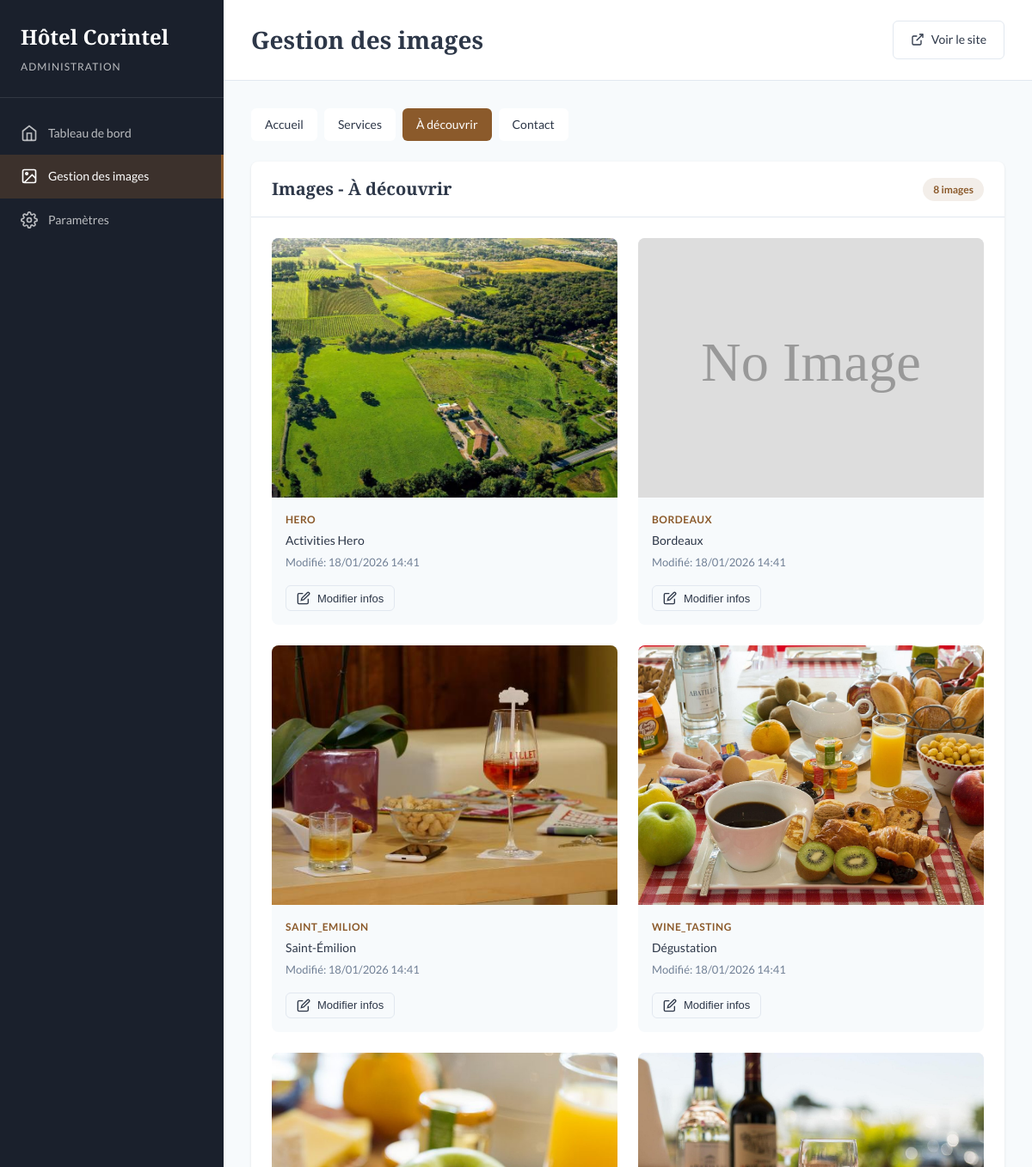
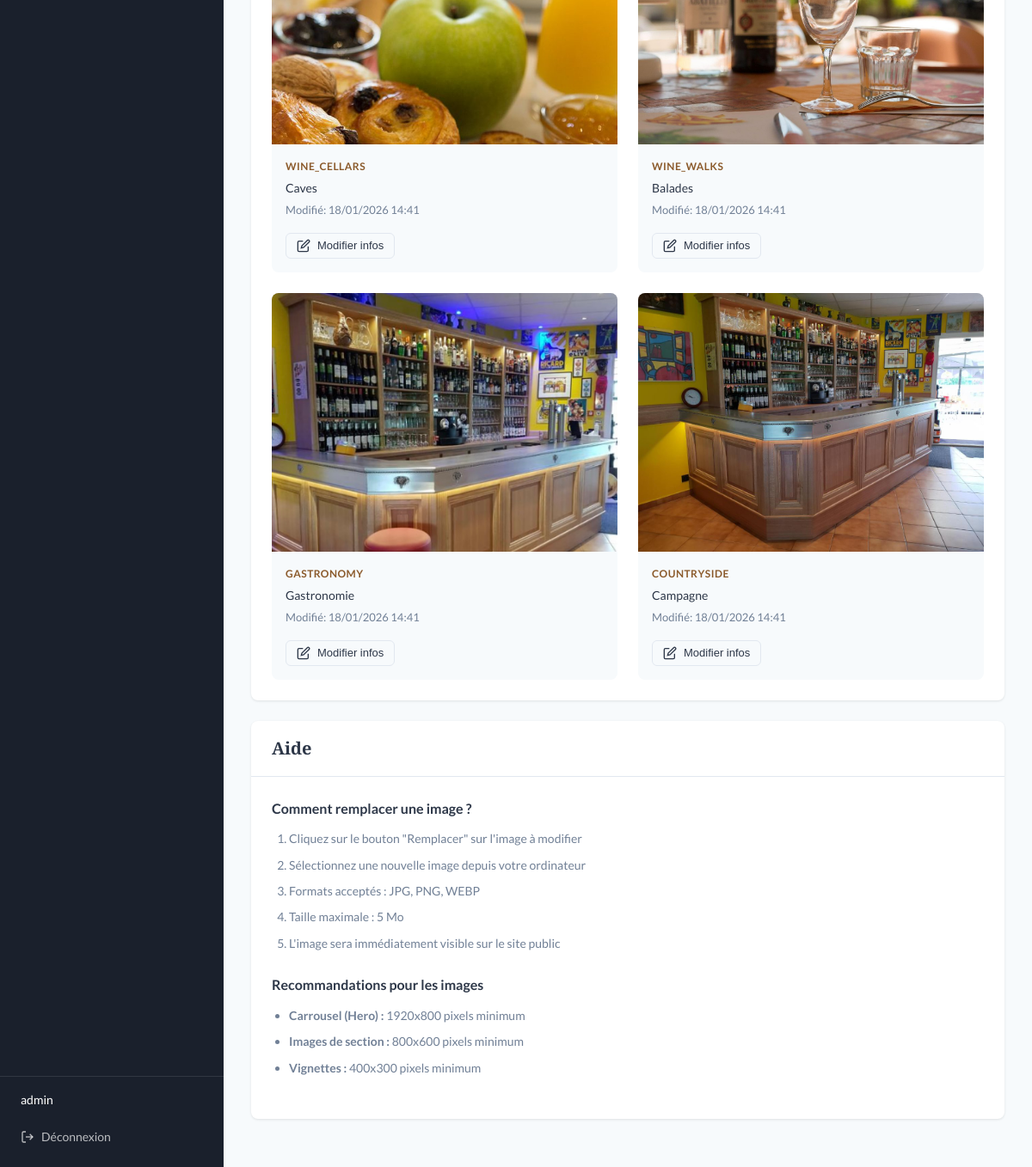
Screenshot of /admin/images.php?section=activities (signed in) with the database file from the repository (2 pictures, top to bottom).
### tables this page shows
CREATE TABLE IF NOT EXISTS images (
    id INT AUTO_INCREMENT PRIMARY KEY,
    filename VARCHAR(255) NOT NULL,
    original_filename VARCHAR(255),
    section VARCHAR(50) NOT NULL,
    position INT NOT NULL DEFAULT 1,
    slot_name VARCHAR(100),
    title VARCHAR(255),
    alt_text VARCHAR(255),
    created_at DATETIME DEFAULT CURRENT_TIMESTAMP,
    updated_at DATETIME DEFAULT CURRENT_TIMESTAMP ON UPDATE CURRENT_TIMESTAMP,
    UNIQUE KEY unique_section_position (section, position),
    INDEX idx_section (section)
);

### includes/auth.php (called while the page is built, shortened)
<?php
function getCurrentAdmin(): ?array {
    $pdo = getDatabase();
    $stmt = $pdo->prepare('SELECT id, username, email, last_login FROM admins WHERE id = ?');
    $stmt->execute([$_SESSION['admin_id']]);
    return $stmt->fetch() ?: null;
}

### includes/functions.php (called while the page is built, shortened)
<?php
function getImagesBySection(string $section): array {
    $pdo = getDatabase();
    $stmt = $pdo->prepare('SELECT * FROM images WHERE section = ? ORDER BY position ASC');
    $stmt->execute([$section]);
    return $stmt->fetchAll();
}
function getAllSections(): array {
    return [
        'home' => 'Accueil',
        'services' => 'Services',
        'activities' => 'À découvrir',
        'contact' => 'Contact'
    ];
}
function h(string $string): string {
    return htmlspecialchars($string, ENT_QUOTES, 'UTF-8');
}
function formatDate(?string $date): string {
    return date('d/m/Y H:i', strtotime($date));
}

### admin/images.php (the view, shortened to what this page needs)
<?php
require_once __DIR__ . '/../includes/auth.php';
require_once __DIR__ . '/../includes/functions.php';
$admin = getCurrentAdmin();
$sections = getAllSections();
$currentSection = $_GET['section'] ?? 'home';
$images = getImagesBySection($currentSection);
?>
<!DOCTYPE html>
<html lang="fr">
<head>
    <link rel="stylesheet" href="admin-style.css">
</head>
<body>
    <div class="admin-layout">
        <aside class="admin-sidebar">
            <div class="sidebar-header">
                <h2>Hôtel Corintel</h2>
                <span>Administration</span>
            </div>
            <nav class="sidebar-nav">
                <a href="index.php" class="nav-item">
                    <svg viewBox="0 0 24 24" fill="none" stroke="currentColor" stroke-width="2">
                        <path d="M3 9l9-7 9 7v11a2 2 0 0 1-2 2H5a2 2 0 0 1-2-2z"/>
                        <polyline points="9 22 9 12 15 12 15 22"/>
                    </svg>
                    Tableau de bord
                </a>
                <a href="images.php" class="nav-item active">
                    <svg viewBox="0 0 24 24" fill="none" stroke="currentColor" stroke-width="2">
                        <rect x="3" y="3" width="18" height="18" rx="2" ry="2"/>
                        <circle cx="8.5" cy="8.5" r="1.5"/>
                        <polyline points="21 15 16 10 5 21"/>
                    </svg>
                    Gestion des images
                </a>
                <a href="settings.php" class="nav-item">
                    Paramètres
                </a>
            </nav>
            <div class="sidebar-footer">
                <div class="user-info">
                    <span class="user-name"><?= h($admin['username']) ?></span>
                </div>
                <a href="logout.php" class="logout-btn">
                    <svg viewBox="0 0 24 24" fill="none" stroke="currentColor" stroke-width="2">
                        <path d="M9 21H5a2 2 0 0 1-2-2V5a2 2 0 0 1 2-2h4"/>
                        <polyline points="16 17 21 12 16 7"/>
                        <line x1="21" y1="12" x2="9" y2="12"/>
                    </svg>
                    Déconnexion
                </a>
            </div>
        </aside>
        <main class="admin-main">
            <header class="admin-header">
                <h1>Gestion des images</h1>
                <a href="../index.html" target="_blank" class="btn btn-outline">
                    <svg viewBox="0 0 24 24" fill="none" stroke="currentColor" stroke-width="2">
                        <path d="M18 13v6a2 2 0 0 1-2 2H5a2 2 0 0 1-2-2V8a2 2 0 0 1 2-2h6"/>
                        <polyline points="15 3 21 3 21 9"/>
                        <line x1="10" y1="14" x2="21" y2="3"/>
                    </svg>
                    Voir le site
                </a>
            </header>
            <div class="admin-content">
                <div class="section-tabs">
                    <?php foreach ($sections as $key => $name): ?>
                        <a href="?section=<?= h($key) ?>"
                           class="section-tab <?= $key === $currentSection ? 'active' : '' ?>">
                            <?= h($name) ?>
                        </a>
                    <?php endforeach; ?>
                </div>
                <div class="card">
                    <div class="card-header">
                        <h2>Images - <?= h($sections[$currentSection]) ?></h2>
                        <span class="badge"><?= count($images) ?> images</span>
                    </div>
                    <div class="card-body">
                        <?php if (empty($images)): ?>
                            <p class="empty-state">Aucune image configurée pour cette section.</p>
                        <?php else: ?>
                            <div class="images-grid">
                                <?php foreach ($images as $image): ?>
                                    <div class="image-card" data-id="<?= $image['id'] ?>">
                                        <div class="image-preview">
                                        </div>
                                        <div class="image-info">
                                            <span class="image-slot"><?= h($image['slot_name'] ?? 'Position ' . $image['position']) ?></span>
                                            <span class="image-title"><?= h($image['title'] ?? 'Sans titre') ?></span>
                                            <span class="image-date">Modifié: <?= formatDate($image['updated_at']) ?></span>
                                        </div>
                                        <div class="image-actions">
                                            <button type="button" class="btn btn-sm btn-outline" onclick="openEditModal(<?= htmlspecialchars(json_encode($image)) ?>)">
                                                <svg viewBox="0 0 24 24" fill="none" stroke="currentColor" stroke-width="2">
                                                    <path d="M11 4H4a2 2 0 0 0-2 2v14a2 2 0 0 0 2 2h14a2 2 0 0 0 2-2v-7"/>
                                                    <path d="M18.5 2.5a2.121 2.121 0 0 1 3 3L12 15l-4 1 1-4 9.5-9.5z"/>
                                                </svg>
                                                Modifier infos
                                            </button>
                                        </div>
                                    </div>
                                <?php endforeach; ?>
                            </div>
                        <?php endif; ?>
                    </div>
                </div>
                <div class="card">
                    <div class="card-header">
                        <h2>Aide</h2>
                    </div>
                    <div class="card-body">
                        <div class="help-content">
                            <h4>Comment remplacer une image ?</h4>
                            <ol>
                                <li>Cliquez sur le bouton "Remplacer" sur l'image à modifier</li>
                                <li>Sélectionnez une nouvelle image depuis votre ordinateur</li>
                                <li>Formats acceptés : JPG, PNG, WEBP</li>
                                <li>Taille maximale : 5 Mo</li>
                                <li>L'image sera immédiatement visible sur le site public</li>
                            </ol>
                            <h4>Recommandations pour les images</h4>
                            <ul>
                                <li><strong>Carrousel (Hero) :</strong> 1920x800 pixels minimum</li>
                                <li><strong>Images de section :</strong> 800x600 pixels minimum</li>
                                <li><strong>Vignettes :</strong> 400x300 pixels minimum</li>
                            </ul>
                        </div>
                    </div>
                </div>
            </div>
        </main>
    </div>
</body>
</html>

### rows the page displays
images: slot_name "HERO", title "Activities Hero", updated_at "18/01/2026 14:41"
images: slot_name "BORDEAUX", title "Bordeaux", updated_at "18/01/2026 14:41"
images: slot_name "SAINT_EMILION", title "Saint-Émilion", updated_at "18/01/2026 14:41"
images: slot_name "WINE_TASTING", title "Dégustation", updated_at "18/01/2026 14:41"
images: slot_name "WINE_CELLARS", title "Caves", updated_at "18/01/2026 14:41"
images: slot_name "WINE_WALKS", title "Balades", updated_at "18/01/2026 14:41"
images: slot_name "GASTRONOMY", title "Gastronomie", updated_at "18/01/2026 14:41"
images: slot_name "COUNTRYSIDE", title "Campagne", updated_at "18/01/2026 14:41"

### other values shown
$admin['username'] "admin"
$name "Accueil"
$name "Services"
$name "À découvrir"
$name "Contact"
$sections[$currentSection] "À découvrir"
count($images) "8"
